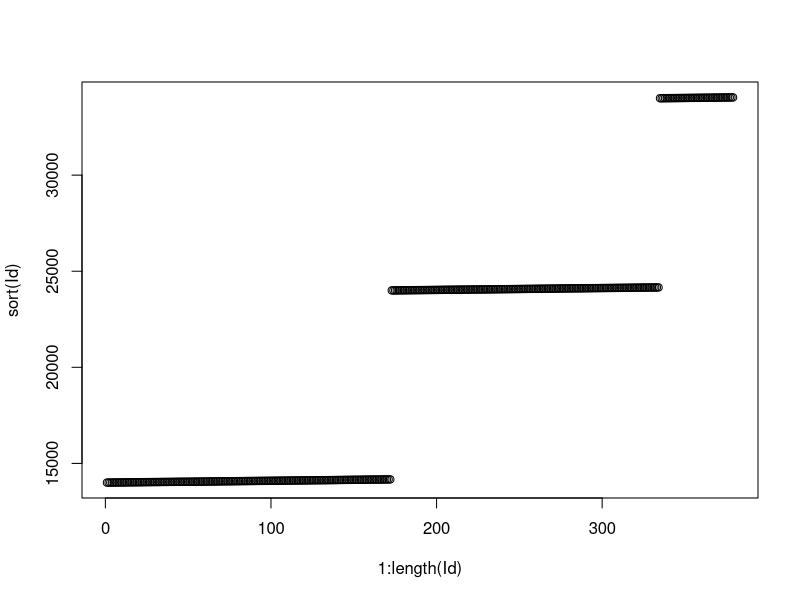
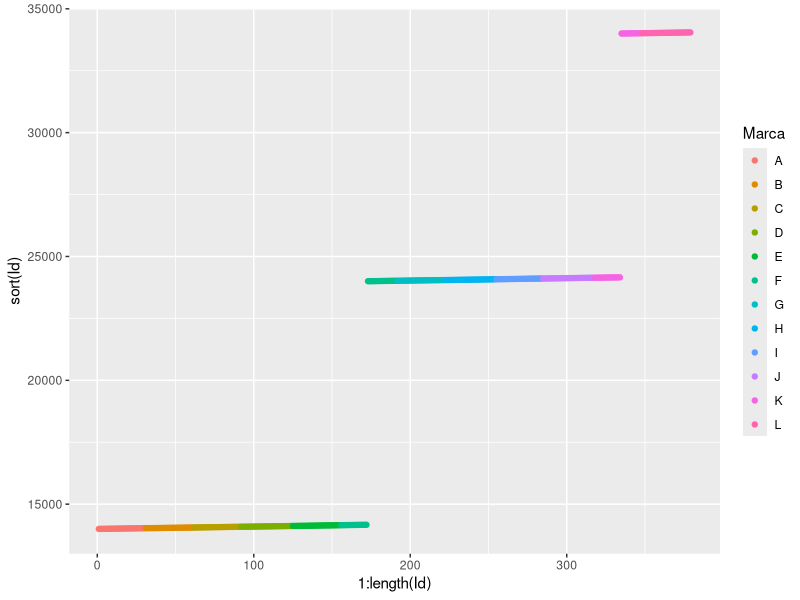
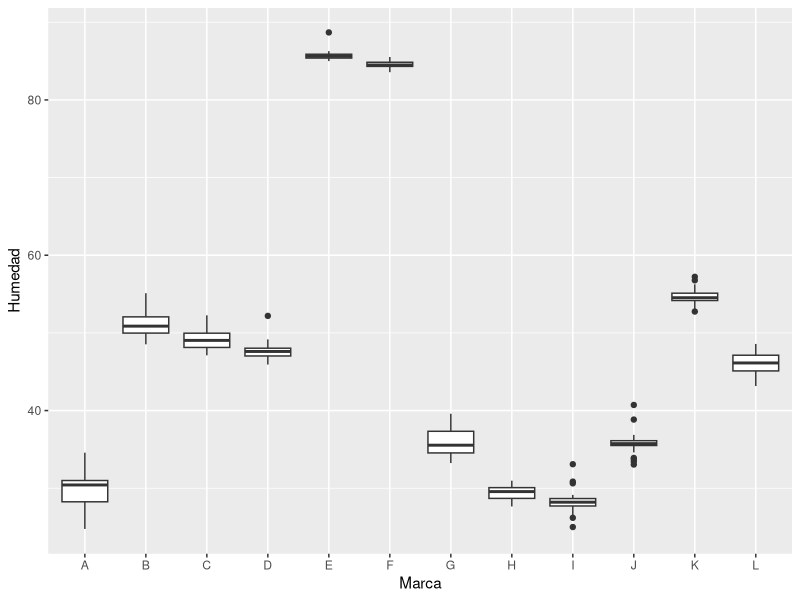
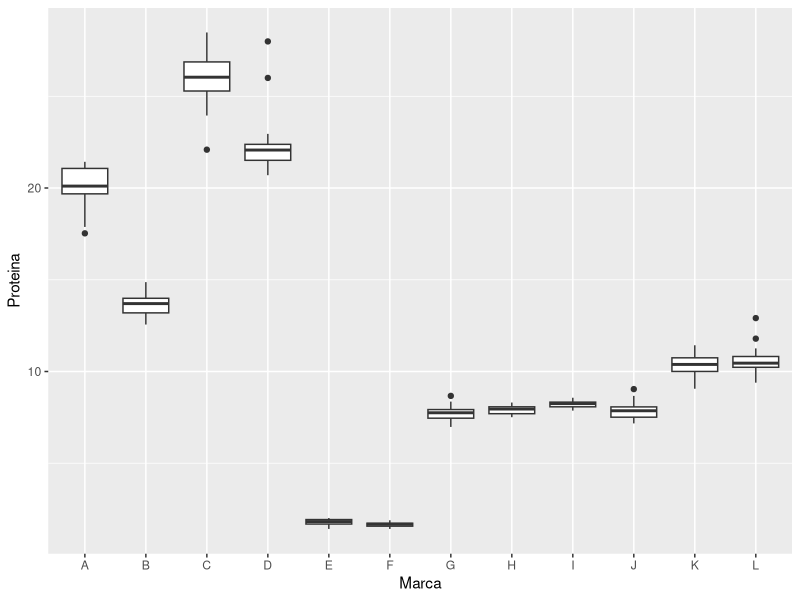
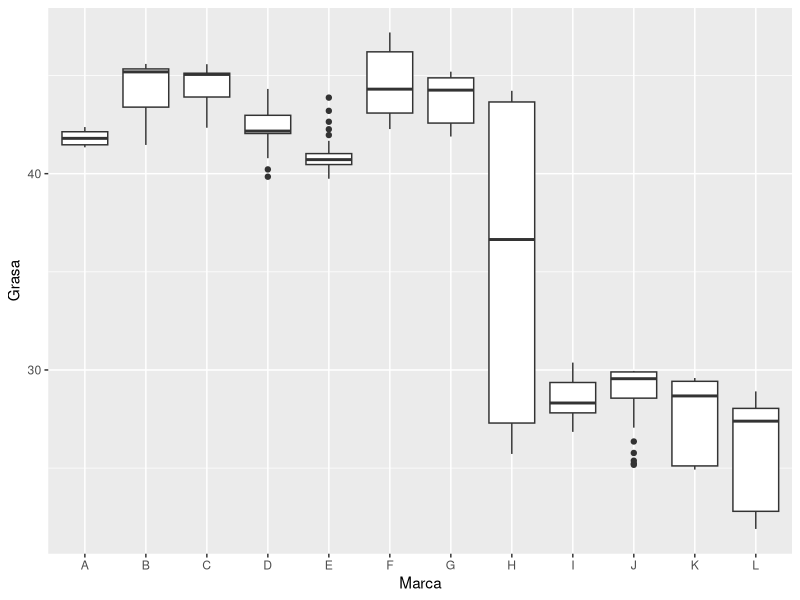
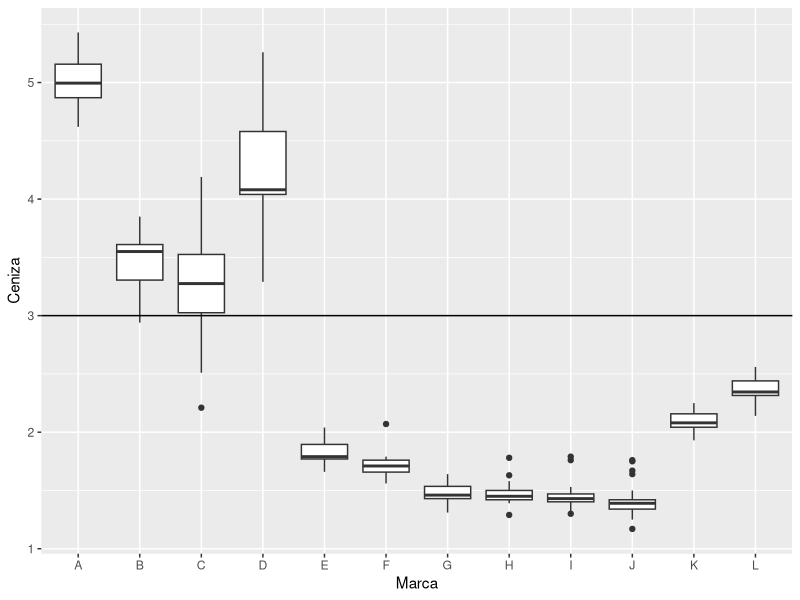
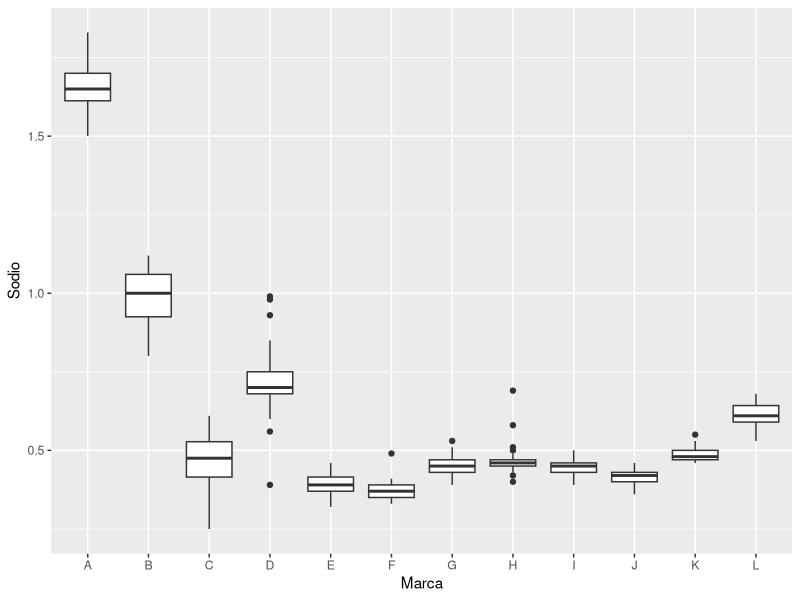
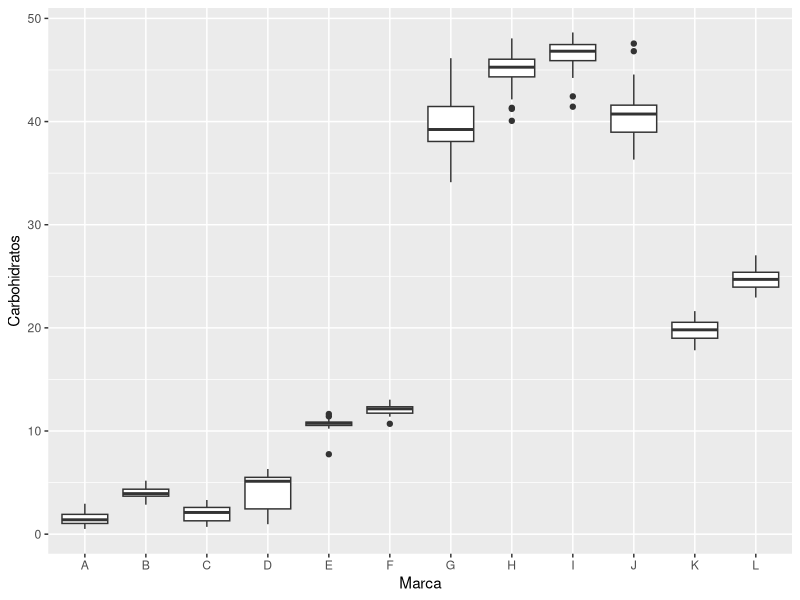

The R source for these figures, in order:
######           Proyecto 1       #######
##      ESTADISTICA MULTIVARIADA      ##


#Carga de paqueteria
library(ggplot2)
library(corrplot)

#Se asigna el working directory
setwd("~/Maestria/CIMAT/2 Semestre/Multivariado/Proyecto1/Proyecto1")
#se leen los datos
pizzas<-read.csv("pizzas.csv")

#Nombres de las columnas
names(pizzas)
names(pizzas)<-(c("Id","Humedad","Proteina","Grasa","Ceniza","Sodio","Carbohidratos","Calorias","Marca"))
#Fijamos los nombres como variables
attach(pizzas)

#Analisis de la variable Id
sort(Id)
length(Id)
max(Id)-min(Id)
plot(1:length(Id),sort(Id))
ggplot(data = pizzas, 
       aes(x=1:length(Id),y=sort(Id)))+
  geom_point(aes(color=Marca))
#Tres saltos relevantes, checar si estan relacionados
#con alguna otra variable. Puede ser por marca o algún tipo
summary(Id)

#Análisis humedad
head(Humedad)
summary(Humedad)
ggplot(data = as.data.frame(pizzas),
       aes(x=Marca, y=Humedad)) +
  geom_boxplot()


#Analisis de Proteina
summary(Proteina)
ggplot(data = as.data.frame(pizzas),
       aes(x=Marca, y=Proteina)) +
  geom_boxplot()


#Analisis de Grasa
summary(Grasa)
ggplot(data = as.data.frame(pizzas),
       aes(x=Marca, y=Grasa)) +
  geom_boxplot()


#Analisis de Ceniza
summary(Ceniza)
ggplot(data = as.data.frame(pizzas),
       aes(x=Marca, y=Ceniza)) +
  geom_boxplot()+
  geom_hline(yintercept=3)


#Análisis de Sodio
summary(Sodio)
ggplot(data = as.data.frame(pizzas),
       aes(x=Marca, y=Sodio)) +
  geom_boxplot()

#Analisis de Carbohidratos
summary(Carbohidratos)
ggplot(data = as.data.frame(pizzas),
       aes(x=Marca, y=Carbohidratos)) +
  geom_boxplot()

#Analisis de Calorias
summary(Calorias)
ggplot(data = as.data.frame(pizzas),
       aes(x=Marca, y=Calorias)) +
  geom_boxplot()


#Analisis de Marca
summary(Marca)
Marca
ggplot(pizzas, aes(x=Marca))+
  geom_bar(aes(fill=Marca))


as.numeric(Marca)
#Correlación entre las variables
correlacion<-cor(as.matrix(pizzas[,-c(1,9)]))
corrplot.mixed(correlacion, upper="square",lower="number")


#EN EL PDF:

#Cada
#una de las pizzas se convirtio en pure y se mezclo a conciencia, despues de lo cual se tomo una muestra
#de la mezcla para realizar un analisis de las sustancias nutritivas.


#investigar a fondo el proceso y buscar referencias a estos procesos
#¿como se tomo lo muestra?

#preguntar del origen de la base de datos